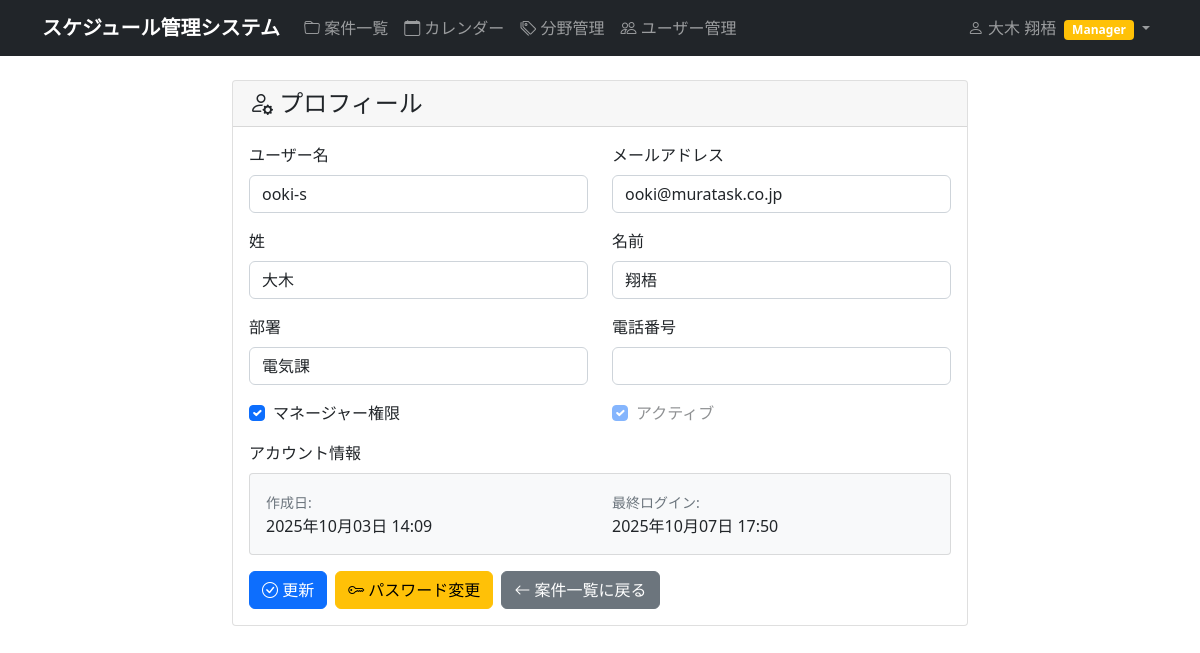
Before: /accounts/profile/ (signed in) with the older database file.
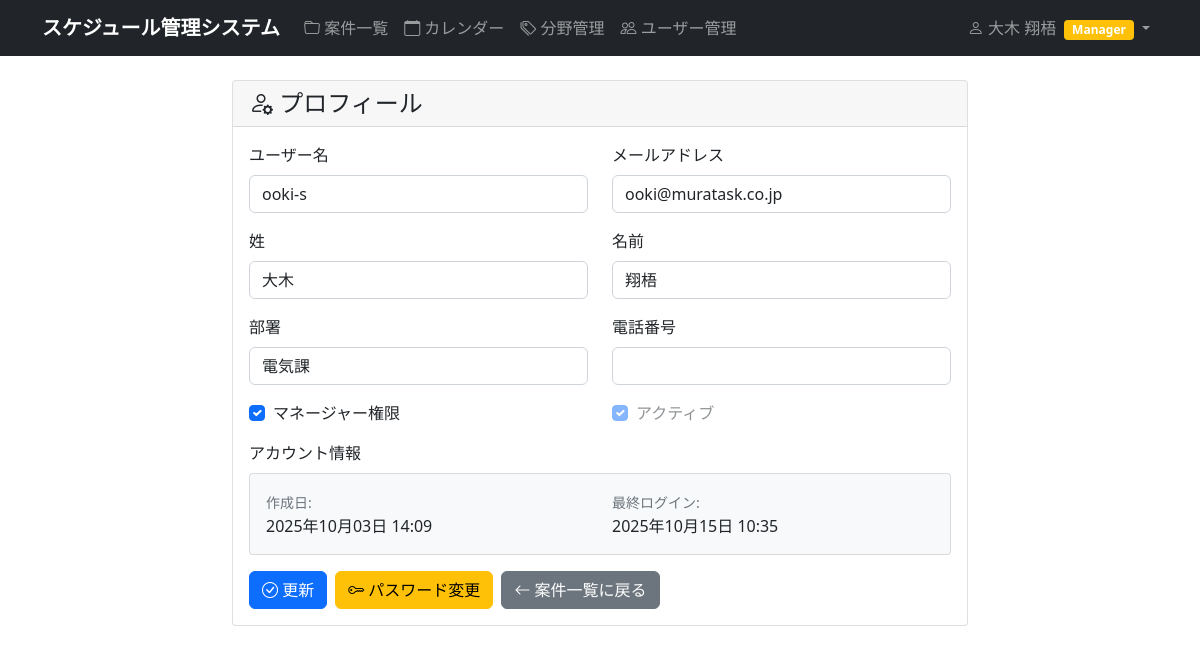
After: the same page with the newer database file.
### accounts/models.py (models this page shows, shortened)
class CustomUser(AbstractUser):
    email = models.EmailField('メールアドレス', blank=True, null=True)
    department = models.CharField('部署', max_length=100, blank=True)
    phone = models.CharField('電話番号', max_length=20, blank=True)
    is_manager = models.BooleanField('マネージャー権限', default=False)
    is_viewer = models.BooleanField('閲覧者権限', default=False, help_text='全員の案件を閲覧できますが編集はできません')
    class Meta:
        verbose_name = 'ユーザー'
        verbose_name_plural = 'ユーザー'

### accounts/views.py (the view)
# urls.py: path('profile/', views.profile, name='profile'),
@login_required
@never_cache
def profile(request):
    if request.method == 'POST':
        if request.user.is_manager or request.user.is_superuser:
            form = UserManagementForm(request.POST, instance=request.user)
        else:
            form = UserProfileForm(request.POST, instance=request.user)
        if form.is_valid():
            form.save()
            messages.success(request, 'プロフィールを更新しました。')
            return redirect('accounts:profile')
    else:
        if request.user.is_manager or request.user.is_superuser:
            form = UserManagementForm(instance=request.user)
            if not request.user.is_superuser:
                form.fields['is_active'].widget.attrs['disabled'] = True
        else:
            form = UserProfileForm(instance=request.user)
    return render(request, 'accounts/profile.html', {'form': form})

### templates/accounts/profile.html (shortened to what the changed rows need)
{% extends "base.html" %}
{% block content %}
<div class="row">
    <div class="col-md-8 mx-auto">
        <div class="card">
            <div class="card-body">
                <form method="post">
                    <div class="row">
                        <div class="col-md-6">
                            <div class="mb-3">
                                <label for="{{ form.username.id_for_label }}" class="form-label">ユーザー名</label>
                                {{ form.username }}
                            </div>
                        </div>
                        <div class="col-md-6">
                            <div class="mb-3">
                                <label for="{{ form.email.id_for_label }}" class="form-label">メールアドレス</label>
                                {{ form.email }}
                            </div>
                        </div>
                    </div>
                    <div class="row">
                        <div class="col-md-6">
                            <div class="mb-3">
                                <label for="{{ form.last_name.id_for_label }}" class="form-label">姓</label>
                                {{ form.last_name }}
                            </div>
                        </div>
                        <div class="col-md-6">
                            <div class="mb-3">
                                <label for="{{ form.first_name.id_for_label }}" class="form-label">名前</label>
                                {{ form.first_name }}
                            </div>
                        </div>
                    </div>
                    <div class="row">
                        <div class="col-md-6">
                            <div class="mb-3">
                                <label for="{{ form.department.id_for_label }}" class="form-label">部署</label>
                                {{ form.department }}
                            </div>
                        </div>
                        <div class="col-md-6">
                            <div class="mb-3">
                                <label for="{{ form.phone.id_for_label }}" class="form-label">電話番号</label>
                                {{ form.phone }}
                            </div>
                        </div>
                    </div>
                    {% if form.is_manager and form.is_active %}
                    <div class="row">
                        <div class="col-md-6">
                            <div class="mb-3 form-check">
                                {{ form.is_manager }}
                                <label class="form-check-label" for="{{ form.is_manager.id_for_label }}">
                                    マネージャー権限
                                </label>
                            </div>
                        </div>
                        <div class="col-md-6">
                            <div class="mb-3 form-check">
                                {{ form.is_active }}
                                <label class="form-check-label" for="{{ form.is_active.id_for_label }}">
                                    アクティブ
                                </label>
                            </div>
                        </div>
                    </div>
                    {% endif %}
                    <div class="mb-3">
                        <div class="card bg-light">
                            <div class="card-body">
                                <div class="row">
                                    <div class="col-md-6">
                                        <small class="text-muted">作成日:</small><br>
                                        {{ user.date_joined|date:"Y年m月d日 H:i" }}
                                    </div>
                                    <div class="col-md-6">
                                        <small class="text-muted">最終ログイン:</small><br>
                                        {{ user.last_login|date:"Y年m月d日 H:i"|default:"未ログイン" }}
                                    </div>
                                </div>
                            </div>
                        </div>
                    </div>
                </form>
            </div>
        </div>
    </div>
</div>
{% endblock %}

### templates/base.html (shortened to what this page needs)
<!DOCTYPE html>
<head>
    <link href="https://cdn.jsdelivr.net/npm/bootstrap@5.1.3/dist/css/bootstrap.min.css" rel="stylesheet">
    <link rel="stylesheet" href="https://cdn.jsdelivr.net/npm/bootstrap-icons@1.7.2/font/bootstrap-icons.css">
    {% load static %}
    <link rel="stylesheet" href="{% static 'css/style.css' %}">
</head>
<body>
    <nav class="navbar navbar-expand-lg navbar-dark bg-dark">
        <div class="container">
                        <a class="navbar-brand" href="{% url 'schedule:project_list' %}">
                スケジュール管理システム
            </a>
            {% if user.is_authenticated %}
            <div class="collapse navbar-collapse" id="navbarNav">
                <ul class="navbar-nav me-auto">
                    <li class="nav-item">
                        <a class="nav-link" href="{% url 'schedule:project_list' %}">
                            <i class="bi bi-folder"></i> 案件一覧
                        </a>
                    </li>
                    <li class="nav-item">
                        <a class="nav-link" href="{% url 'schedule:calendar' %}">
                            <i class="bi bi-calendar"></i> カレンダー
                        </a>
                    </li>
                    <li class="nav-item">
                        <a class="nav-link" href="{% url 'schedule:field_list' %}">
                            <i class="bi bi-tags"></i> 分野管理
                        </a>
                    </li>
                    {% if user.is_manager or user.is_superuser %}
                    <li class="nav-item">
                        <a class="nav-link" href="{% url 'accounts:user_list' %}">
                            <i class="bi bi-people"></i> ユーザー管理
                        </a>
                    </li>
                    {% endif %}
                </ul>
                <ul class="navbar-nav">
                    <li class="nav-item dropdown">
                        <a class="nav-link dropdown-toggle" href="#" role="button" data-bs-toggle="dropdown">
                            <i class="bi bi-person"></i> {% if user.first_name or user.last_name %}{{ user.last_name }} {{ user.first_name }}{% else %}{{ user.username }}{% endif %}
                            {% if user.is_manager %}<span class="badge bg-warning ms-1">Manager</span>{% endif %}
                        </a>
                    </li>
                </ul>
            </div>
            {% endif %}
        </div>
    </nav>
    <main class="container mt-4">
        {% block content %}
        {% endblock %}
    </main>
</body>
</html>

Changed rows visible on the page:
changed CustomUser "大木": last_login "2025年10月07日 17:50" → "2025年10月15日 10:35"
